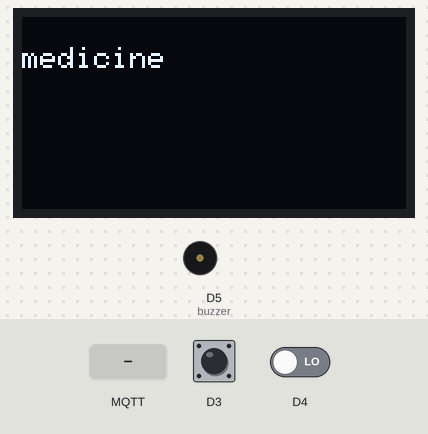
Simulated run of this sketch. Board: ESP8266 (NodeMCU). On the bench: 128×64 one-colour display, buzzer (waves = sounding, pin HIGH). Inputs (shaded band) come from the test bench; at power-on: D3 HIGH, D4 LOW. WiFi joins after 1.5 s; servers stay silent unless stated; no MQTT or app messages arrive unless stated; what the sketch prints to the serial monitor is not drawn.

Above: at 2.8 s.
2.9 s: MQTT message "1" arrives on the first subscribed topic
At 3.3 s:
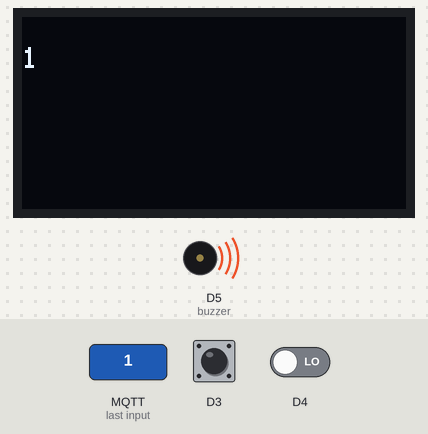
6.4 s: MQTT message "on" arrives on the first subscribed topic
At 7.1 s:
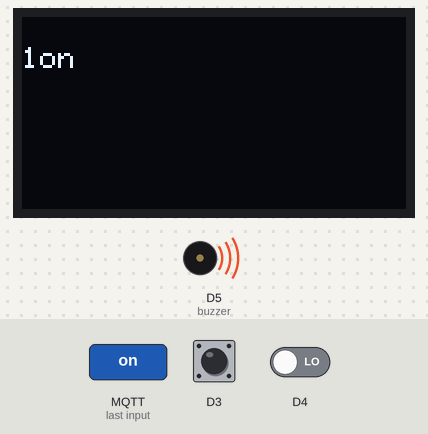
9.9 s: MQTT message "off" arrives on the first subscribed topic
At 11.0 s:
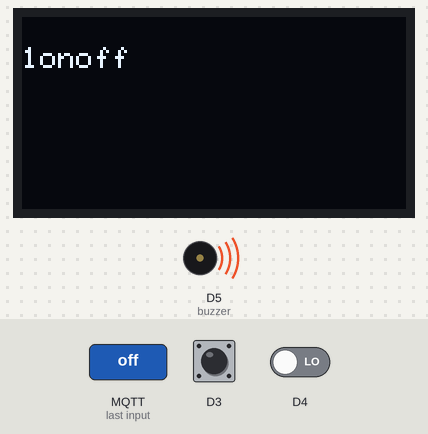
13.4 s: MQTT message "on" arrives on the first subscribed topic
At 14.8 s:
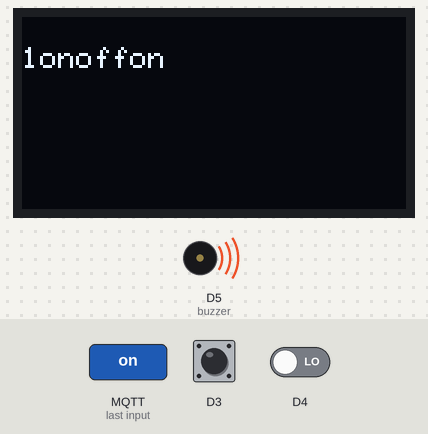
Timing chart, 0 to 16.9 s (numbered marks = the images above; inputs shaded):
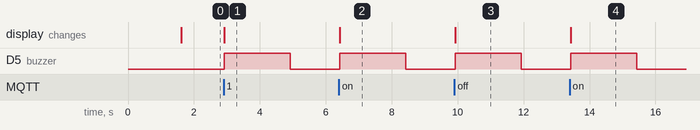

Measured:
- after the input at 2.9 s, D5 (buzzer): LOW → HIGH at once, → LOW 2.0 s later; the display: changes at once (image 1)
- after the input at 6.4 s, D5 (buzzer): LOW → HIGH at once, → LOW 2.0 s later; the display: changes at once (image 2)
- after the input at 9.9 s, D5 (buzzer): LOW → HIGH at once, → LOW 2.0 s later; the display: changes at once (image 3)
- after the input at 13.4 s, D5 (buzzer): LOW → HIGH at once, → LOW 2.0 s later; the display: changes at once (image 4)

The sketch:

medicine.ino
```cpp
#include <ESP8266WiFi.h>
#include <PubSubClient.h>
#include <Wire.h>
#include <Adafruit_SSD1306.h>
#include <Adafruit_GFX.h>
#define SSD1306_LCDHEIGHT 64
void callback(char* topic, byte* payload, unsigned int payloadLength);
const char* ssid = "iotgyan";
const char* password = "iotgyan4u";
#define ORG "646gvc"
#define DEVICE_TYPE "Mouni_grandhi"
#define DEVICE_ID "1810"
#define TOKEN "mounika123"
#define OLED_ADDR   0x3C
Adafruit_SSD1306 display(-1);
//-------- Customise the above values --------
#if (SSD1306_LCDHEIGHT != 64)
#error("Height incorrect, please fix Adafruit_SSD1306.h!");
#endif
const int buzzer =  D5;
String medicine;
const char publishTopic[] = "iot-2/evt/data/fmt/json";
char server[] = ORG ".messaging.internetofthings.ibmcloud.com";
char topic[] = "iot-2/cmd/home/fmt/String";// cmd  REPRESENT command type AND COMMAND IS TEST OF FORMAT STRING
char authMethod[] = "use-token-auth";
char token[] = TOKEN;
char clientId[] = "d:" ORG ":" DEVICE_TYPE ":" DEVICE_ID;
WiFiClient wifiClient;
PubSubClient client(server, 1883, callback, wifiClient);
int publishInterval = 5000; // 30 seconds
long lastPublishMillis;
void publishData();
void setup() {
   Serial.begin(115200);
  Serial.println();

  wifiConnect();
  mqttConnect();
  display.begin(SSD1306_SWITCHCAPVCC, OLED_ADDR);
  display.clearDisplay();
  display.setTextSize(1);
  display.setTextColor(WHITE);
  display.setCursor(0,10);
  display.print("medicine");
  display.display();
  pinMode(buzzer, OUTPUT);
 pinMode(D3,INPUT);
pinMode(D4,INPUT);
}
void loop() {
 if (millis() - lastPublishMillis > publishInterval)
  {
    publishData();
    lastPublishMillis = millis();
  }

  if (!client.loop()) {
    mqttConnect();
  }
}

void wifiConnect() {
  Serial.print("Connecting to "); Serial.print(ssid);
  WiFi.begin(ssid, password);
  while (WiFi.status() != WL_CONNECTED) {
    delay(500);
    Serial.print(".");
  }
  Serial.print("nWiFi connected, IP address: "); Serial.println(WiFi.localIP());
}

void mqttConnect() {
  if (!client.connected()) {
    Serial.print("Reconnecting MQTT client to "); Serial.println(server);
    while (!client.connect(clientId, authMethod, token)) {
      Serial.print(".");
      delay(500);
    }
    initManagedDevice();
    Serial.println();
  }
}

void initManagedDevice() {
  if (client.subscribe(topic)) {
   // Serial.println(client.subscribe(topic));
    Serial.println("subscribe to cmd OK");
  } else {
    Serial.println("subscribe to cmd FAILED");
  }
}

void callback(char* topic, byte* payload, unsigned int payloadLength) {

  Serial.print("callback invoked for topic: ");
  Serial.println(topic);

  for (int i = 0; i < payloadLength; i++) {
    //Serial.print((char)payload[i]);
    medicine += (char)payload[i];
  }

  Serial.print("medicine: "+medicine );
  if(medicine != "xx"){

 display.clearDisplay();
// display a line of text
  display.setTextSize(1); //defines th text size ( range is 1 to 8 )
  display.setTextColor(WHITE); //defines the text colour
  display.setCursor(0,10); //sets position of cursor - row,coloumn
  display.println(medicine);
  // update display with all of the above graphics
  display.display();
 digitalWrite(buzzer, HIGH);
  delay(2000);
  digitalWrite(buzzer, LOW);
  delay(200);
  }
}

void publishData()
{
   int b1=digitalRead(D3);
   int b2=digitalRead(D4);
   String payload = "{\"d\":{\"b1\":";
  payload +=b1;
  payload +=",""\"b2\":";
  payload +=b2;
  payload += "}}";

  Serial.print("\n");
  Serial.print("Sending payload: "); Serial.println(payload);

  if (client.publish(publishTopic, (char*) payload.c_str())) {
    Serial.println("Publish OK");
  } else {
    Serial.println("Publish FAILED");
  }
}
```
